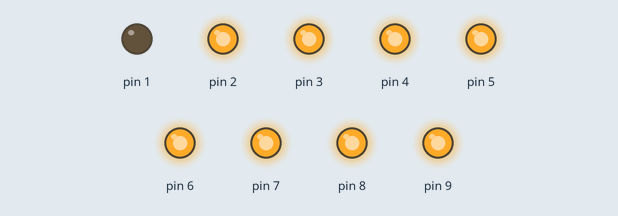
This sketch was run on a simulated Arduino Uno, built with avr-gcc and run on an emulated ATmega328P. Parts: output pins drawn as LEDs (lit = HIGH).

Above: at 0.03 s.
At 0.44 s:
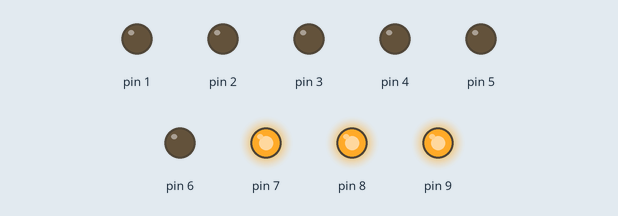
At 0.54 s:
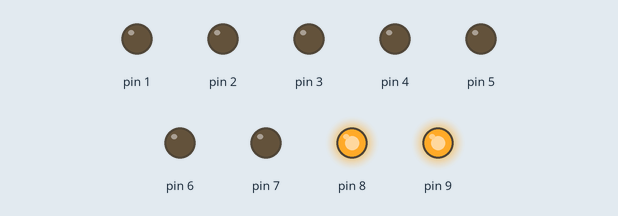
At 1.17 s:
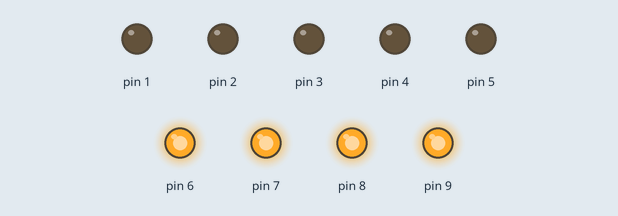
At 1.46 s:
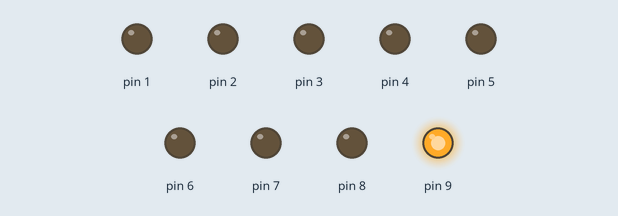
At 2.38 s:
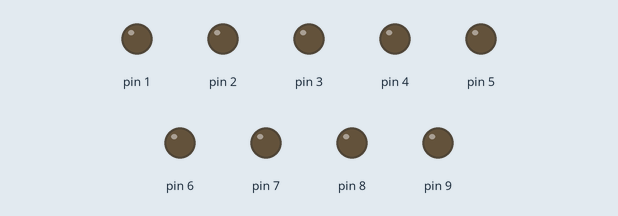
Timing chart, 0 to 3.0 s (numbered marks = the images above):
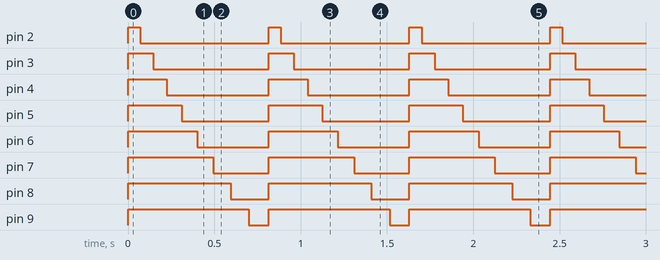

The sketch:

square_wave_B.ino
```cpp
void setup() {
  // set pins 1 (serial transmit) and 2..7 as output,
  // but leave pin 0 (serial receive) as input
  // (otherwise serial port will stop working!) ...
  DDRD = B11111110;  // digital pins 7,6,5,4,3,2,1,0
  // set pins 8..13 as output...
  DDRB = B00000011;  // digital pins -,-,13,12,11,10,9,8
  // Turn off digital output pins 2..7 ...
  //PORTD &= B00000011;   // turns off 2..7, but leaves pins 0 and 1 alone
  // Write simultaneously to pins 8..13...
  //PORTB = B00111000;   // turns on 13,12,11; turns off 10,9,8
}

void loop() {
  PORTD = B11111100; // turns pins 2-7 on
  PORTB = B00000011; // pins 8-9 on
  delay(70);
  PORTD = B11111000; // pin 2 off
  delay(75);
  PORTD = B11110000; // pin 3 off
  delay(80);
  PORTD = B11100000; // pin 4 off
  delay(85);
  PORTD = B11000000; // pin 5 off
  delay(90);
  PORTD = B10000000; // pin 6 off
  delay(95);
  PORTD = B00000000; // pin 7 off
  delay(100);
  PORTB = B00000010;
  delay(105);
  PORTB = B00000000;
  delay(115);
}
```

Measured:
- by itself, pin 2: alternates HIGH for 0.07 s and LOW for 0.75 s
- by itself, pin 3: alternates HIGH for 0.15 s and LOW for 0.67 s
- by itself, pin 4: alternates HIGH for 0.23 s and LOW for 0.59 s
- by itself, pin 5: alternates HIGH for 0.31 s and LOW for 0.51 s
- by itself, pin 6: alternates HIGH for 0.40 s and LOW for 0.42 s
- by itself, pin 7: alternates HIGH for 0.50 s and LOW for 0.32 s
- by itself, pin 8: alternates HIGH for 0.60 s and LOW for 0.22 s
- by itself, pin 9: alternates HIGH for 0.70 s and LOW for 0.12 s
